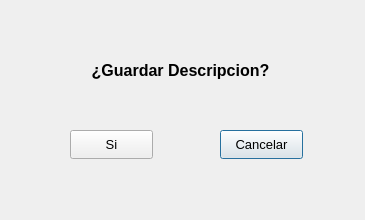
<?xml version="1.0" encoding="UTF-8"?>
<ui version="4.0">
 <class>GuardarDescripcion</class>
 <widget class="QDialog" name="GuardarDescripcion">
  <property name="geometry">
   <rect>
    <x>0</x>
    <y>0</y>
    <width>365</width>
    <height>220</height>
   </rect>
  </property>
  <property name="windowTitle">
   <string>Dialog</string>
  </property>
  <widget class="QPushButton" name="cancelar">
   <property name="geometry">
    <rect>
     <x>220</x>
     <y>130</y>
     <width>83</width>
     <height>29</height>
    </rect>
   </property>
   <property name="font">
    <font>
     <pointsize>10</pointsize>
    </font>
   </property>
   <property name="text">
    <string>Cancelar</string>
   </property>
  </widget>
  <widget class="QPushButton" name="si">
   <property name="geometry">
    <rect>
     <x>70</x>
     <y>130</y>
     <width>83</width>
     <height>29</height>
    </rect>
   </property>
   <property name="font">
    <font>
     <pointsize>10</pointsize>
    </font>
   </property>
   <property name="text">
    <string>Si</string>
   </property>
  </widget>
  <widget class="QLabel" name="label_91">
   <property name="geometry">
    <rect>
     <x>10</x>
     <y>40</y>
     <width>341</width>
     <height>61</height>
    </rect>
   </property>
   <property name="font">
    <font>
     <pointsize>12</pointsize>
     <bold>true</bold>
    </font>
   </property>
   <property name="text">
    <string>¿Guardar Descripcion?</string>
   </property>
   <property name="alignment">
    <set>Qt::AlignCenter</set>
   </property>
   <property name="wordWrap">
    <bool>true</bool>
   </property>
  </widget>
 </widget>
 <resources/>
 <connections/>
</ui>
